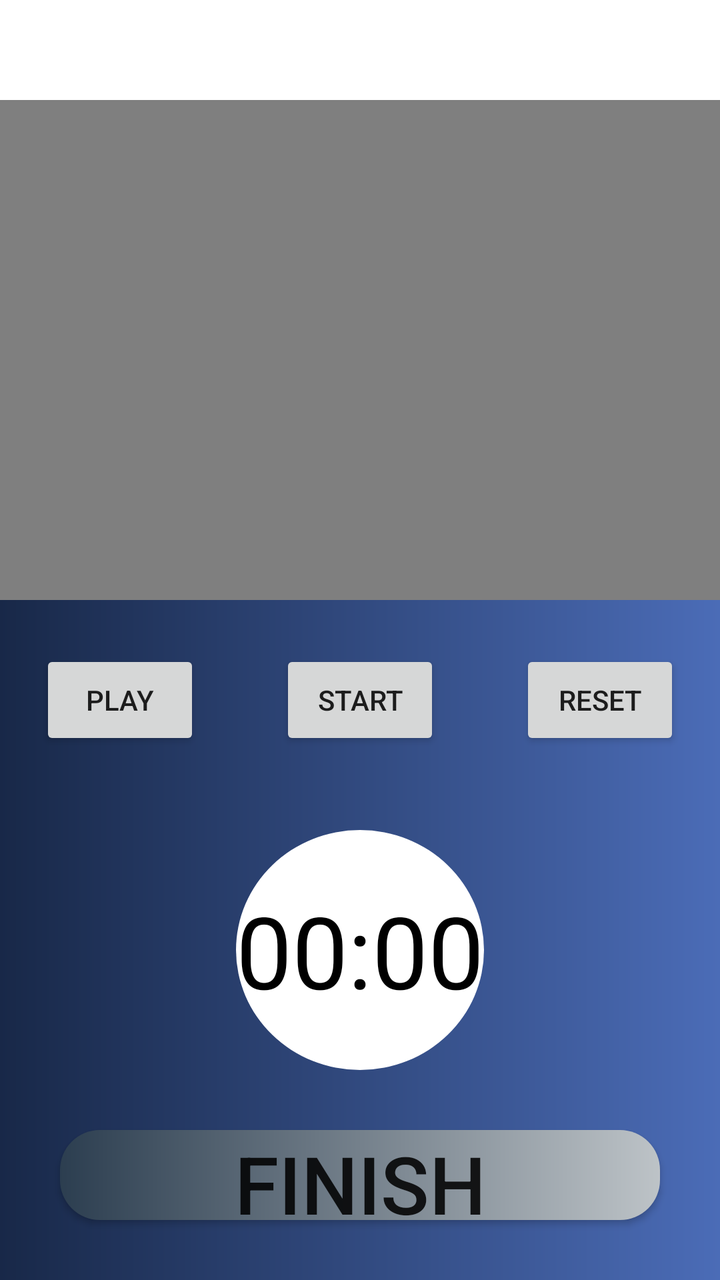
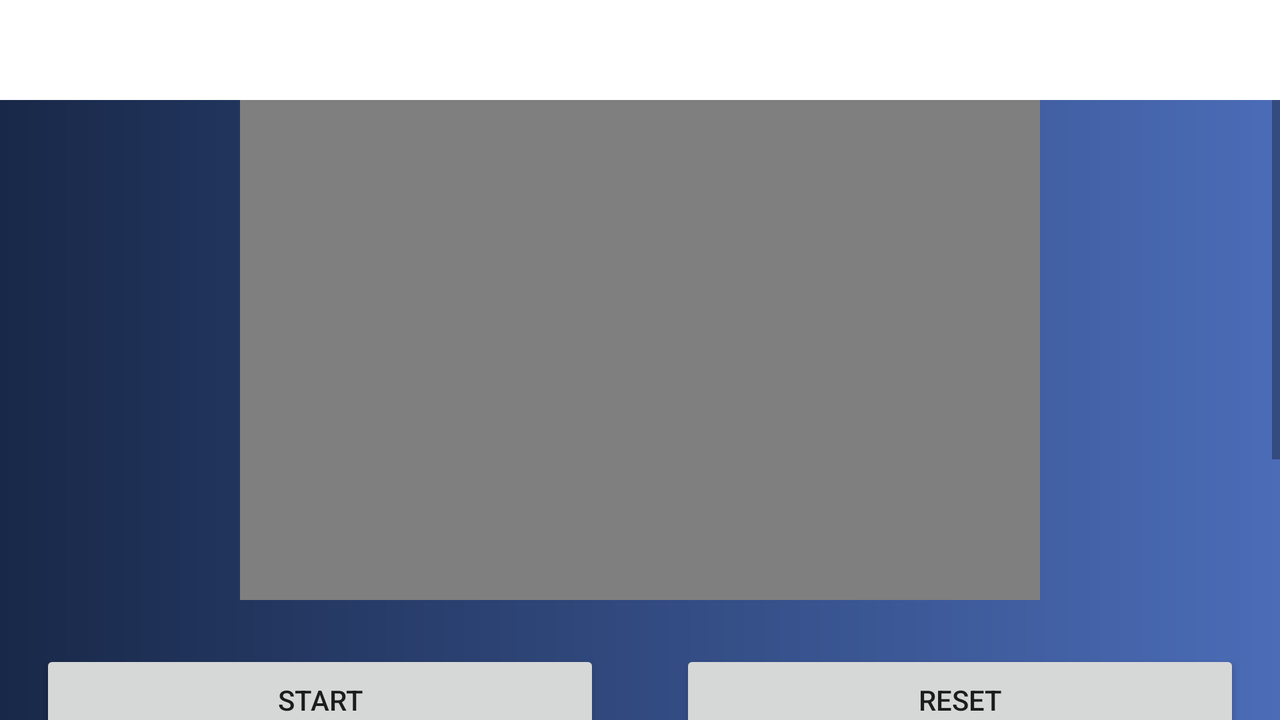

Compare how this app lays out the same screen by default and in its alternative resource folder. The renders come first, then the two layout files and the values they reference.
<!-- AndroidManifest.xml: application theme Theme.FitOne -->
<!-- res/layout/start_view.xml -->
<?xml version="1.0" encoding="utf-8"?>
<RelativeLayout xmlns:android="http://schemas.android.com/apk/res/android"
    xmlns:app="http://schemas.android.com/apk/res-auto"
    xmlns:tools="http://schemas.android.com/tools"
    tools:ignore="MissingDefaultResource"
    android:layout_width="match_parent"
    android:layout_height="match_parent"
    android:background="@drawable/gradient_layout_background">

    <LinearLayout
        android:id="@+id/layout4"
        android:layout_width="match_parent"
        android:layout_height="50dp"
        android:background="#fff"
        android:orientation="horizontal">

        <ImageView
            android:id="@+id/backButton"
            android:layout_width="50dp"
            android:layout_height="50dp"
            android:background="@drawable/ic_arrow_back_foreground" />

    </LinearLayout>

    <LinearLayout
        android:layout_below="@+id/layout4"
        android:layout_width="match_parent"
        android:layout_height="match_parent">

        <RelativeLayout
            android:layout_width="match_parent"
            android:layout_height="match_parent">






            <VideoView
                android:id="@+id/displayWorkout"
                android:layout_width="match_parent"
                android:layout_height="250dp" />

            <TextView
                android:id="@+id/timer"
                android:layout_width="wrap_content"
                android:layout_height="120dp"
                android:layout_below="@+id/button_layout"
                android:layout_centerInParent="true"
                android:layout_marginTop="15dp"
                android:background="@drawable/layout_timer_rounded"
                android:gravity="center"
                android:textAlignment="center"
                android:textColor="@color/black"
                android:textSize="50dp"
                android:text="00:00"/>

            <LinearLayout
                android:id="@+id/button_layout"
                android:layout_width="match_parent"
                android:layout_height="100dp"
                android:layout_below="@id/displayWorkout"
                android:orientation="horizontal"
                android:gravity="center">

                <Button
                    android:id="@+id/button_play"
                    android:layout_width="100dp"
                    android:layout_height="50dp"
                    android:layout_margin="20dp"
                    android:layout_weight="1"
                    android:text="Play" />

                <Button
                    android:id="@+id/button_start_pause"
                    android:layout_width="100dp"
                    android:layout_height="50dp"
                    android:layout_weight="1"
                    android:layout_margin="20dp"
                    android:text="Start"/>

                <Button
                    android:id="@+id/button_reset"
                    android:layout_width="100dp"
                    android:layout_height="50dp"
                    android:layout_margin="20dp"
                    android:text="Reset"
                    android:visibility="invisible"
                    tools:visibility="visible"
                    android:layout_weight="1"/>


            </LinearLayout>

            <Button
                android:id="@+id/btnfinish"
                android:layout_width="match_parent"
                android:layout_height="60dp"
                android:layout_below="@+id/timer"
                android:layout_marginStart="30dp"
                android:layout_marginTop="30dp"
                android:layout_marginEnd="30dp"
                android:layout_marginBottom="30dp"
                android:background="@drawable/button_gradient_grey_rounded"
                android:gravity="center"
                android:text="Finish"
                android:textAlignment="center"
                android:textSize="40sp" />

        </RelativeLayout>
    </LinearLayout>




</RelativeLayout>
<!-- resources referenced by this layout -->
<resources>
  <color name="black">#FF000000</color>
  <!-- drawable button_gradient_grey_rounded (drawable) -->
  <?xml version="1.0" encoding="UTF-8"?>
  <shape xmlns:android="http://schemas.android.com/apk/res/android"
      android:shape="rectangle" >
      <stroke android:color="@color/white"/>
      <solid android:color="#fff" />
      <corners android:radius="20dp" />
      <gradient
          android:angle="180"
          android:endColor="#2c3e50"
          android:startColor="#bdc3c7"
          android:type="linear" />
  </shape>
  <!-- drawable gradient_layout_background (drawable) -->
  <?xml version="1.0" encoding="UTF-8"?>
  <shape xmlns:android="http://schemas.android.com/apk/res/android"
      android:shape="rectangle" >
      <gradient
          android:angle="180"
          android:endColor="#182848"
          android:startColor="#4b6cb7"
          android:type="linear" />
  </shape>
  <!-- drawable layout_timer_rounded (drawable) -->
  <?xml version="1.0" encoding="UTF-8"?>
  <shape xmlns:android="http://schemas.android.com/apk/res/android"
      android:shape="oval">
      <solid android:color="#fff" />
      <corners android:radius="80dp" />
  </shape>
  <style name="Theme.FitOne" parent="Theme.AppCompat.Light.NoActionBar">
          
          <item name="colorPrimary">@color/purple_500</item>
          <item name="colorPrimaryVariant">@color/purple_700</item>
          <item name="colorOnPrimary">@color/white</item>
          
          <item name="colorSecondary">@color/teal_200</item>
          <item name="colorSecondaryVariant">@color/teal_700</item>
          <item name="colorOnSecondary">@color/black</item>
          
          <item name="android:statusBarColor" tools:targetApi="l">?attr/colorPrimaryVariant</item>
          
  
      </style>
  <color name="white">#FFFFFFFF</color>
  <color name="purple_500">#FF6200EE</color>
  <color name="purple_700">#FF3700B3</color>
  <color name="teal_200">#FF03DAC5</color>
  <color name="teal_700">#FF018786</color>
</resources>
<!-- res/layout-land/start_view.xml (the repository's variant of the layout above) -->
<!-- drawn on the phone turned sideways -->
<?xml version="1.0" encoding="utf-8"?>
<RelativeLayout xmlns:android="http://schemas.android.com/apk/res/android"
    xmlns:app="http://schemas.android.com/apk/res-auto"
    xmlns:tools="http://schemas.android.com/tools"
    tools:ignore="MissingDefaultResource"
    android:layout_width="match_parent"
    android:layout_height="match_parent"
    android:background="@drawable/gradient_layout_background">

    <LinearLayout
        android:id="@+id/layout4"
        android:layout_width="match_parent"
        android:layout_height="50dp"
        android:background="#fff"
        android:orientation="horizontal">

        <ImageView
            android:id="@+id/backButton"
            android:layout_width="50dp"
            android:layout_height="50dp"
            android:background="@drawable/ic_arrow_back_foreground" />

    </LinearLayout>

    <ScrollView
        android:layout_width="match_parent"
        android:layout_height="match_parent"
        android:layout_below="@id/layout4">

        <LinearLayout
            android:layout_below="@+id/layout4"
            android:layout_width="match_parent"
            android:layout_height="match_parent">

            <RelativeLayout
                android:layout_width="match_parent"
                android:layout_height="match_parent">

                <FrameLayout
                    android:id="@+id/video_frame"
                    android:layout_width="wrap_content"
                    android:layout_height="wrap_content">

                    <VideoView
                        android:id="@+id/displayWorkout"
                        android:layout_width="match_parent"
                        android:layout_marginHorizontal="120dp"
                        android:layout_height="250dp" />

                </FrameLayout>


                <TextView
                    android:id="@+id/timer"
                    android:layout_width="wrap_content"
                    android:layout_height="120dp"
                    android:layout_below="@+id/button_layout"
                    android:layout_centerInParent="true"
                    android:layout_marginTop="15dp"
                    android:background="@drawable/layout_timer_rounded"
                    android:gravity="center"
                    android:text="00:00"
                    android:textAlignment="center"
                    android:textColor="@color/black"
                    android:textSize="50dp"
                    android:layout_marginBottom="50dp"/>

                <LinearLayout
                    android:id="@+id/button_layout"
                    android:layout_width="match_parent"
                    android:layout_height="100dp"
                    android:layout_below="@id/video_frame"
                    android:orientation="horizontal"
                    android:gravity="center">

                    <Button
                        android:id="@+id/button_start_pause"
                        android:layout_width="100dp"
                        android:layout_height="50dp"
                        android:layout_weight="0.5"
                        android:layout_margin="20dp"
                        android:text="Start"/>

                    <Button
                        android:id="@+id/button_reset"
                        android:layout_width="100dp"
                        android:layout_height="50dp"
                        android:layout_margin="20dp"
                        android:text="Reset"
                        android:visibility="invisible"
                        tools:visibility="visible"
                        android:layout_weight="0.5"/>


                </LinearLayout>

                
                
                
                
                
                
                
                
                
                
                
                
                
                

            </RelativeLayout>
        </LinearLayout>

    </ScrollView>






</RelativeLayout>
<!-- resources referenced by the variant -->
<!-- as the phone turned sideways resolves them -->
<resources>
  <color name="black">#FF000000</color>
  <!-- drawable gradient_layout_background (drawable) -->
  <?xml version="1.0" encoding="UTF-8"?>
  <shape xmlns:android="http://schemas.android.com/apk/res/android"
      android:shape="rectangle" >
      <gradient
          android:angle="180"
          android:endColor="#182848"
          android:startColor="#4b6cb7"
          android:type="linear" />
  </shape>
  <!-- drawable layout_timer_rounded (drawable) -->
  <?xml version="1.0" encoding="UTF-8"?>
  <shape xmlns:android="http://schemas.android.com/apk/res/android"
      android:shape="oval">
      <solid android:color="#fff" />
      <corners android:radius="80dp" />
  </shape>
  <style name="Theme.FitOne" parent="Theme.AppCompat.Light.NoActionBar">
          
          <item name="colorPrimary">@color/purple_500</item>
          <item name="colorPrimaryVariant">@color/purple_700</item>
          <item name="colorOnPrimary">@color/white</item>
          
          <item name="colorSecondary">@color/teal_200</item>
          <item name="colorSecondaryVariant">@color/teal_700</item>
          <item name="colorOnSecondary">@color/black</item>
          
          <item name="android:statusBarColor" tools:targetApi="l">?attr/colorPrimaryVariant</item>
          
  
      </style>
  <color name="purple_500">#FF6200EE</color>
  <color name="purple_700">#FF3700B3</color>
  <color name="white">#FFFFFFFF</color>
  <color name="teal_200">#FF03DAC5</color>
  <color name="teal_700">#FF018786</color>
</resources>
